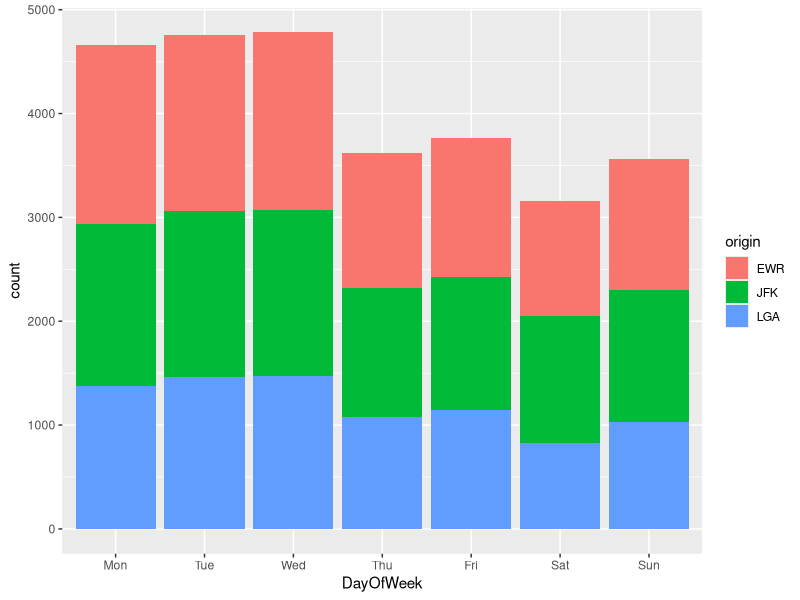

This chart was generated by the following R code:
library(readxl)
library(ggplot2)
library(dplyr)

data_m <- read_excel("datasets/airports/NYC_July_Flights.xlsx")

# Needed so that we order the days (useful for ggplot calls)
data_m$DayOfWeek <- factor(data_m$DayOfWeek,
                         levels=c("Mon","Tue","Wed","Thu","Fri","Sat","Sun"))

summary(data_m)

# Display a frequency count of flights by day of week and origin
ggplot(data_m,aes(x=DayOfWeek,fill=origin))+geom_bar()

